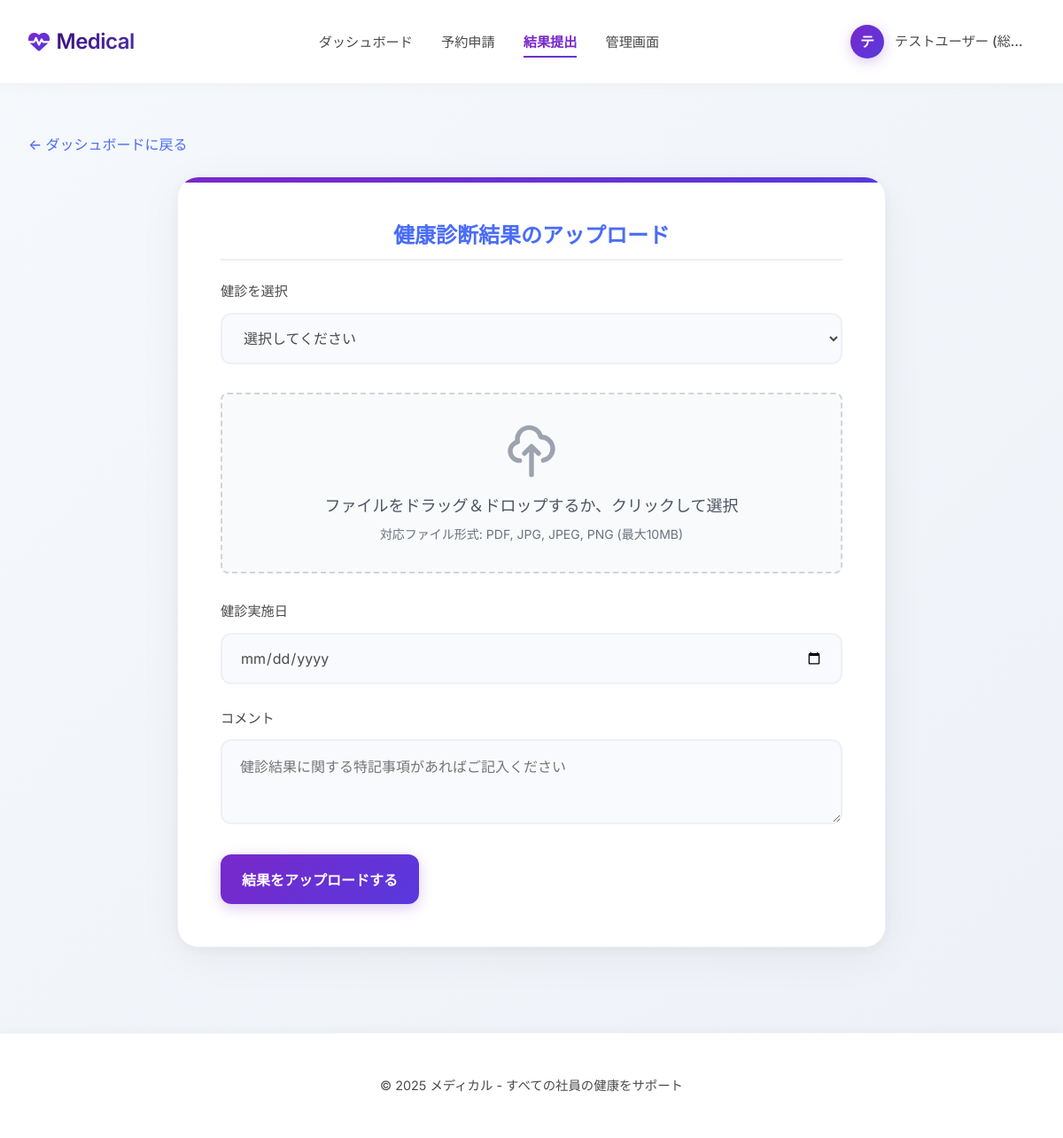
Screenshot of /upload_results (signed in) with the database file from the repository.
### tables this page shows
CREATE TABLE users (
            id TEXT PRIMARY KEY,
            password TEXT NOT NULL,
            name TEXT NOT NULL,
            department TEXT,
            role TEXT DEFAULT 'user',
            created_at TIMESTAMP DEFAULT CURRENT_TIMESTAMP
        , work_type TEXT DEFAULT 'regular', email TEXT, phone TEXT, employee_number TEXT, insurance_number TEXT);

### app.py (the view)
@app.route('/upload_results')
@login_required
def upload_results():
    conn = sqlite3.connect('health_check.db')
    c = conn.cursor()
    c.execute('''
        SELECT id, exam_type, preferred_date
        FROM reservations
        WHERE user_id = ? AND status = 'approved'
        ORDER BY preferred_date DESC
    ''', (current_user.id,))
    approved_reservations = c.fetchall()
    conn.close()
    return render_template('upload_results.html', reservations=approved_reservations)

### app.py (called while the page is built)
@app.after_request
def add_header(response):
    response.headers["Cache-Control"] = "no-cache, no-store, must-revalidate"
    response.headers["Pragma"] = "no-cache"
    response.headers["Expires"] = "0"
    response.headers['Cache-Control'] = 'public, max-age=0'
    return response

@app.context_processor
def override_url_for():
    return dict(url_for=dated_url_for)

def dated_url_for(endpoint, **values):
    if endpoint == 'static':
        values['q'] = int(datetime.utcnow().timestamp())
    return url_for(endpoint, **values)

def get_user_by_id(user_id):
    conn = sqlite3.connect('health_check.db')
    c = conn.cursor()
    c.execute('SELECT id, name, department, role, work_type, email, phone FROM users WHERE id = ?', (user_id,))
    user_data = c.fetchone()
    conn.close()
    if user_data:
        return User(user_data[0], user_data[1], user_data[2], user_data[3],
                   user_data[4], user_data[5], user_data[6])
    return None

@login_manager.user_loader
def load_user(user_id):
    return get_user_by_id(user_id)

### templates/upload_results.html (shortened to what this page needs)
{% extends "base.html" %}
{% block content %}
<a href="{{ url_for('dashboard') }}" class="back-link">← ダッシュボードに戻る</a>
<div class="card">
    <h2>健康診断結果のアップロード</h2>
    {% if reservations and reservations|length > 0 %}
    <form action="{{ url_for('submit_results') }}" method="POST" enctype="multipart/form-data">
        <div class="select-exam">
            <label for="reservation_id">健診を選択</label>
            <select id="reservation_id" name="reservation_id" required>
                <option value="">選択してください</option>
            </select>
        </div>
        <div class="file-upload-wrapper">
            <svg class="file-upload-icon" xmlns="http://www.w3.org/2000/svg" fill="none" viewBox="0 0 24 24" stroke="currentColor">
                <path stroke-linecap="round" stroke-linejoin="round" stroke-width="2" d="M7 16a4 4 0 01-.88-7.903A5 5 0 1115.9 6L16 6a5 5 0 011 9.9M15 13l-3-3m0 0l-3 3m3-3v12" />
            </svg>
            <div class="file-upload-text">ファイルをドラッグ＆ドロップするか、クリックして選択</div>
            <div class="file-upload-hint">対応ファイル形式: PDF, JPG, JPEG, PNG (最大10MB)</div>
        </div>
        <div class="form-group">
            <label for="exam_date">健診実施日</label>
            <input type="date" id="exam_date" name="exam_date" required>
        </div>
        <div class="form-group">
            <label for="comments">コメント</label>
            <textarea id="comments" name="comments" rows="3" placeholder="健診結果に関する特記事項があればご記入ください"></textarea>
        </div>
        <button type="submit">結果をアップロードする</button>
    </form>
    {% endif %}
</div>
{% endblock %}

### templates/base.html (shortened to what this page needs)
<!DOCTYPE html>
<html lang="ja">
<head>
    <link rel="stylesheet" href="https://cdnjs.cloudflare.com/ajax/libs/font-awesome/6.4.0/css/all.min.css">
</head>
<body>
    <header>
        <div class="header-container animated delay-1">
            <a href="/" class="logo">
                <i class="fas fa-heartbeat"></i>
                <span>Medical</span>
            </a>
            {% if current_user.is_authenticated %}
            <nav>
                <ul class="nav-links">
                    <li><a href="{{ url_for('dashboard') }}" {% if request.path == url_for('dashboard') %}class="active"{% endif %}>ダッシュボード</a></li>
                    <li><a href="{{ url_for('reservation') }}" {% if request.path == url_for('reservation') %}class="active"{% endif %}>予約申請</a></li>
                    <li><a href="{{ url_for('upload_results') }}" {% if request.path == url_for('upload_results') %}class="active"{% endif %}>結果提出</a></li>
                    {% if current_user.is_admin %}
                    <li><a href="{{ url_for('admin_dashboard') }}" {% if request.path == url_for('admin_dashboard') %}class="active"{% endif %}>管理画面</a></li>
                    {% endif %}
                </ul>
            </nav>
            <div class="user-profile" id="userProfile">
                <div class="avatar">{{ current_user.name[:1] }}</div>
                <div class="user-name">{{ current_user.name }} ({{ current_user.department }})</div>
            </div>
            {% endif %}
        </div>
    </header>
    <main class="animated delay-2">
        {% block content %}{% endblock %}
    </main>
    <footer class="animated delay-3">
        <div class="footer-container">
            <p>&copy; 2025 メディカル - すべての社員の健康をサポート</p>
        </div>
    </footer>
</body>
</html>

### templates/base.html (style rules this page uses)
:root { --primary: #1A1A1A; --secondary: #5839de; --accent: #7928CA; --success: #00A67E; --danger: #F03A47; --warning: #FFB84C; --info: #5839de; --light: #F8F9FA; --dark: #111111; --bg-color: #f6f9fc; --text-color: #4a4a4a; --border-color: #edf1f7; --hover-color: #F5F5FF; --gradient-primary: linear-gradient(135deg, #7928CA, #5839de); --gradient-secondary: linear-gradient(135deg, #3a1078, #4e31aa); --gradient-background: linear-gradient(135deg, #f6f9fc 0%, #edf1f7 100%); --shadow-soft: 0 10px 50px rgba(0,0,0,0.05), 0 2px 15px rgba(0,0,0,0.05); }
* { box-sizing: border-box; margin: 0; padding: 0; }
body { font-family: 'Inter', -apple-system, BlinkMacSystemFont, sans-serif; line-height: 1.5; color: var(--text-color); background: var(--gradient-background); min-height: 100vh; display: flex; flex-direction: column; -webkit-font-smoothing: antialiased; -moz-osx-font-smoothing: grayscale; }
.animated { animation: fadeIn 0.8s ease-out forwards; }
.delay-1 { animation-delay: 0.1s; }
.delay-2 { animation-delay: 0.2s; }
.delay-3 { animation-delay: 0.3s; }
header { background: white; border-bottom: 1px solid var(--border-color); padding: 1.25rem 0; position: sticky; top: 0; z-index: 100; box-shadow: 0 2px 15px rgba(0,0,0,0.03); }
.header-container { max-width: 1300px; margin: 0 auto; display: flex; justify-content: space-between; align-items: center; padding: 0 2rem; }
.logo { display: flex; align-items: center; text-decoration: none; color: var(--primary); font-weight: 600; font-size: 1.5rem; letter-spacing: -0.5px; }
.logo i { margin-right: 0.5rem; background: var(--gradient-primary); -webkit-background-clip: text; -webkit-text-fill-color: transparent; }
.logo span { background: var(--gradient-secondary); -webkit-background-clip: text; -webkit-text-fill-color: transparent; }
nav .nav-links { display: flex; list-style: none; gap: 2rem; }
nav .nav-links a { text-decoration: none; color: var(--text-color); font-weight: 500; transition: all 0.2s; padding: 0.5rem 0; position: relative; font-size: 0.95rem; }
nav .nav-links a::after { content: ''; position: absolute; bottom: 0; left: 0; width: 0; height: 2px; background: var(--gradient-primary); transition: width 0.3s; }
nav .nav-links a.active { color: var(--accent); font-weight: 600; }
nav .nav-links a.active::after { width: 100%; }
.user-profile { display: flex; align-items: center; position: relative; cursor: pointer; padding: 0.5rem; border-radius: 12px; transition: all 0.2s; }
.user-profile .avatar { width: 38px; height: 38px; border-radius: 50%; background: var(--gradient-primary); display: flex; align-items: center; justify-content: center; color: white; font-weight: 600; margin-right: 0.75rem; box-shadow: 0 4px 15px rgba(121, 40, 202, 0.25); }
.user-profile .user-name { font-weight: 500; color: var(--text-color); max-width: 150px; white-space: nowrap; overflow: hidden; text-overflow: ellipsis; font-size: 0.95rem; }
main { flex-grow: 1; max-width: 1300px; width: 100%; margin: 0 auto; padding: 3.5rem 2rem; }
footer { background-color: white; padding: 3rem 0; border-top: 1px solid var(--border-color); text-align: center; color: var(--text-color); opacity: 0.8; font-size: 0.9rem; box-shadow: 0 -2px 15px rgba(0,0,0,0.03); }
.footer-container { max-width: 1300px; margin: 0 auto; padding: 0 2rem; }
.card { background: white; padding: 3rem; border-radius: 24px; box-shadow: var(--shadow-soft); margin-bottom: 2.5rem; border: 1px solid var(--border-color); position: relative; overflow: hidden; }
.card::before { content: ''; position: absolute; top: 0; left: 0; right: 0; height: 6px; background: var(--gradient-primary); z-index: 2; border-radius: 24px 24px 0 0; }
.form-group { margin-bottom: 1.75rem; }
label { display: block; margin-bottom: 0.75rem; font-weight: 500; color: var(--text-color); font-size: 0.95rem; }
input, select, textarea { width: 100%; padding: 1rem 1.25rem; border: 2px solid var(--border-color); border-radius: 12px; font-size: 1rem; color: var(--text-color); transition: all 0.2s ease-in-out; font-family: inherit; background-color: #f9fafd; }
button { display: inline-block; background: var(--gradient-primary); color: white; border: none; padding: 1rem 1.5rem; border-radius: 12px; cursor: pointer; font-weight: 600; transition: all 0.3s; font-size: 1rem; text-align: center; text-decoration: none; font-family: inherit; box-shadow: 0 4px 15px rgba(121, 40, 202, 0.25); }

### rows the page displays
users: name "テ", name "テストユーザー", department "総…"
